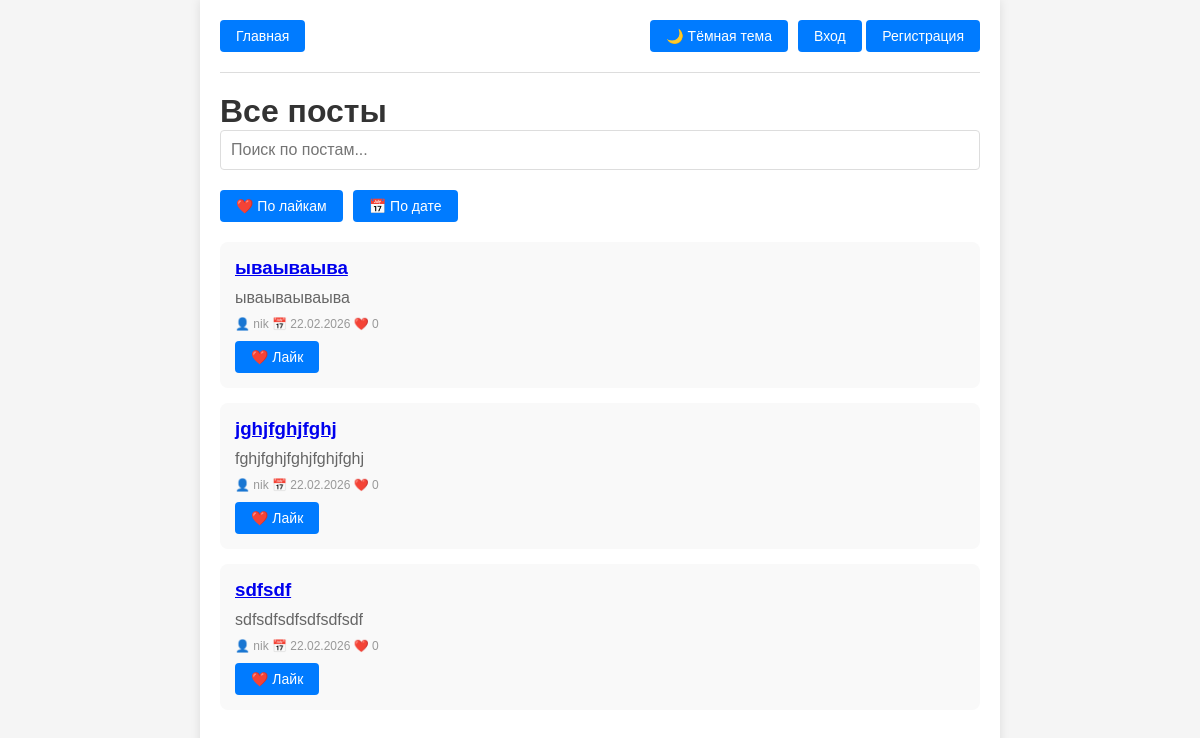
The page / on the database its author committed.
### app/models/post.py (models this page shows, shortened)
class Post(db.Model):
    __tablename__ = 'posts'
    id = db.Column(db.Integer, primary_key=True)
    title = db.Column(db.String(200), nullable=False)
    body = db.Column(db.Text, nullable=False)
    user_id = db.Column(db.Integer, db.ForeignKey('users.id'), nullable=False)
    created_at = db.Column(db.DateTime, default=datetime.utcnow)
    updated_at = db.Column(db.DateTime, default=datetime.utcnow, onupdate=datetime.utcnow)

### app/models/user.py (models this page shows, shortened)
class User(db.Model):
    __tablename__ = 'users'
    id = db.Column(db.Integer, primary_key=True)
    email = db.Column(db.String(120), unique=True, nullable=False, index=True)
    username = db.Column(db.String(80), unique=True, nullable=False, index=True)
    password_hash = db.Column(db.String(128), nullable=False)
    role = db.Column(db.String(20), nullable=False, default='user')
    bio = db.Column(db.Text, nullable=True)
    avatar_url = db.Column(db.String(500), nullable=True)
    avatar_path = db.Column(db.String(500), nullable=True)
    avatar_thumb_url = db.Column(db.String(500), nullable=True)
    created_at = db.Column(db.DateTime, default=datetime.utcnow)
    updated_at = db.Column(db.DateTime, default=datetime.utcnow, onupdate=datetime.utcnow)
    last_login = db.Column(db.DateTime, nullable=True)
    deleted_at = db.Column(db.DateTime, nullable=True)
    is_active = db.Column(db.Boolean, default=True)
    is_verified = db.Column(db.Boolean, default=False)
    is_banned = db.Column(db.Boolean, default=False)
    email_notifications = db.Column(db.Boolean, default=True)
    theme_preference = db.Column(db.String(20), default='light')
    posts = db.relationship('Post', backref='author', lazy='dynamic', cascade='all, delete-orphan')
    likes = db.relationship('Like', backref='user', lazy='dynamic', cascade='all, delete-orphan')

### app/blueprints/main.py (the view)
@main_bp.route('/')
def index():
    posts = Post.query.order_by(Post.created_at.desc()).all()
    return render_template('index.html', posts=posts)

### templates/index.html (shortened to what this page needs)
{% extends "base.html" %}
{% block content %}
    <h1>Все посты</h1>
    <input type="text" id="search" class="search-box" placeholder="Поиск по постам...">
    <div class="sort-controls">
        <button id="sort-by-likes">❤️ По лайкам</button>
        <button id="sort-by-date">📅 По дате</button>
    </div>
    {% if posts %}
        <ul class="posts-list" id="posts-list">
            {% for post in posts %}
                <li class="post" data-id="{{ post.id }}" data-likes="{{ post.likes_count|default(0) }}" data-date="{{ post.created_at.isoformat() }}">
                    <h3><a href="/post/{{ post.id }}">{{ post.title }}</a></h3>
                    <p>{{ post.body[:200] }}{% if post.body|length > 200 %}...{% endif %}</p>
                    <div class="post-meta">
                        <span>👤 {{ post.author.username if post.author else 'Неизвестно' }}</span>
                        <span>📅 {{ post.created_at.strftime('%d.%m.%Y') if post.created_at else 'Неизвестно' }}</span>
                        <span>❤️ <span class="likes-count">{{ post.likes_count|default(0) }}</span></span>
                    </div>
                    <div class="post-actions">
                        <button class="like-btn" data-id="{{ post.id }}">❤️ Лайк</button>
                    </div>
                </li>
            {% endfor %}
        </ul>
    {% else %}
        <p class="text-center">Пока нет постов. Будьте первым!</p>
    {% endif %}
{% endblock %}

### templates/base.html (shortened to what this page needs)
<!DOCTYPE html>
<html lang="ru">
<head>
    <link rel="stylesheet" href="/static/css/style.css">
</head>
<body>
    <div class="container">
        <nav>
            <div class="nav-links">
                <a href="/" class="button">Главная</a>
            </div>
            <div class="nav-links">
                <button id="theme-toggle">🌙 Тёмная тема</button>
                <span id="login-buttons">
                    <button onclick="realLogin()">Вход</button>
                    <button onclick="realRegister()">Регистрация</button>
                </span>
            </div>
        </nav>
        {% block content %}{% endblock %}
    </div>
</body>
</html>

### static/css/style.css (style rules this page uses)
* { margin: 0; padding: 0; box-sizing: border-box; }
body { font-family: Arial, sans-serif; background-color: #f5f5f5; color: #333; transition: background-color 0.3s, color 0.3s; }
.container { max-width: 800px; margin: 0 auto; padding: 20px; background-color: white; box-shadow: 0 0 10px rgba(0,0,0,0.1); min-height: 100vh; }
nav { display: flex; gap: 10px; margin-bottom: 20px; padding-bottom: 20px; border-bottom: 1px solid #ddd; justify-content: space-between; align-items: center; flex-wrap: wrap; }
.nav-links { display: flex; gap: 10px; align-items: center; flex-wrap: wrap; }
button, .button { padding: 8px 16px; background-color: #007bff; color: white; border: none; border-radius: 4px; cursor: pointer; text-decoration: none; font-size: 14px; }
.post { padding: 15px; margin-bottom: 15px; background-color: #f9f9f9; border-radius: 8px; transition: opacity 0.3s, transform 0.3s; list-style: none; }
.post h3 { margin-bottom: 10px; }
.post p { margin-bottom: 10px; color: #666; }
.post-meta { font-size: 12px; color: #999; margin-bottom: 10px; }
.post-actions { display: flex; gap: 10px; flex-wrap: wrap; }
.search-box { width: 100%; padding: 10px; margin-bottom: 20px; border: 1px solid #ddd; border-radius: 4px; font-size: 16px; }
.sort-controls { display: flex; gap: 10px; margin-bottom: 20px; flex-wrap: wrap; }

### rows shown on the page
Post: title "ываываыва", body "ываываываыва", author "nik", created_at "22.02.2026", likes_count "0"
Post: title "jghjfghjfghj", body "fghjfghjfghjfghjfghj", author "nik", created_at "22.02.2026", likes_count "0"
Post: title "sdfsdf", body "sdfsdfsdfsdfsdfsdf", author "nik", created_at "22.02.2026", likes_count "0"
